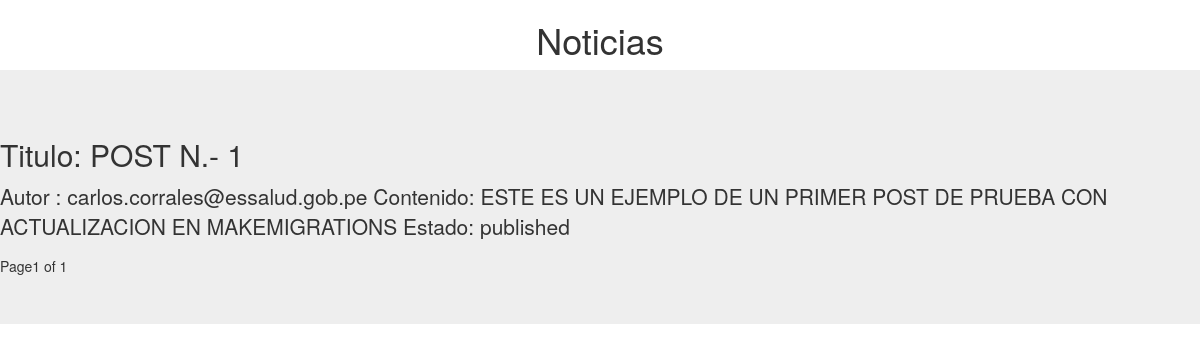
The page /epp_api/home on the database as committed earlier.
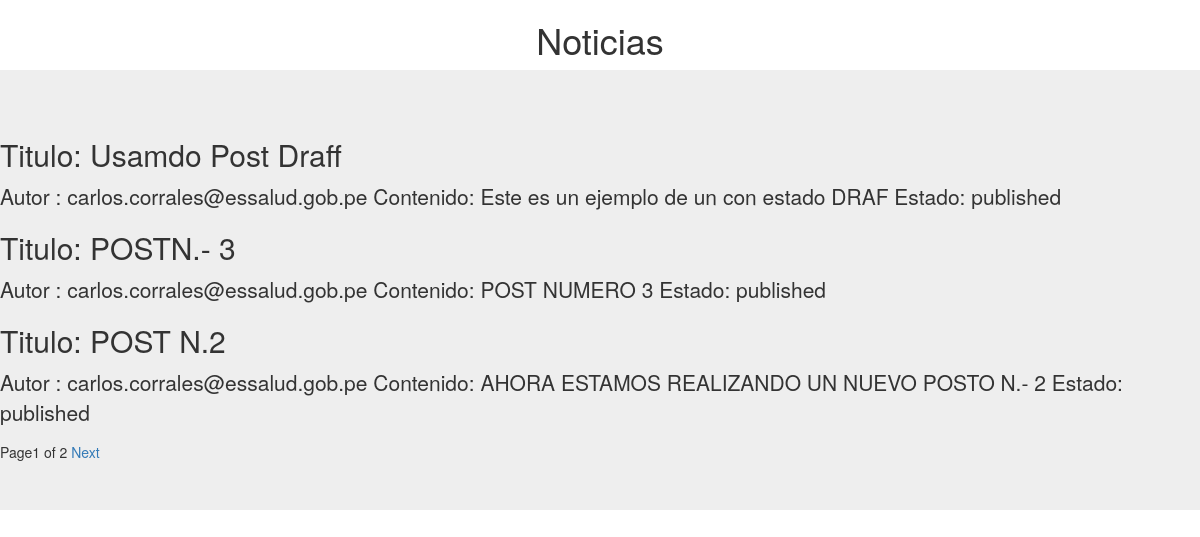
The same page on the database as committed later.
### epp_api/models.py (models this page shows, shortened)
class Post(models.Model):
    STATUS = (
        ('draft' , 'Draft'),
        ('published' , 'Published'),
    )
    title = models.CharField(max_length=200)
    slug = models.SlugField(max_length=200, unique_for_date='publish')
    author = models.ForeignKey(User, on_delete=models.CASCADE, related_name='blog_post')
    body = models.TextField()
    publish = models.DateTimeField(default=timezone.now)
    created = models.DateTimeField(auto_now_add=True)
    updated = models.DateTimeField(auto_now=True)
    status = models.CharField(max_length=20, choices=STATUS,default='draft')
    class Meta:
        ordering = ('-publish',)

### epp_api/views.py (the view)
# urls.py: url('home',post_list),
def post_list(request):
    object_list=Post.objects.filter(status="published")
    paginator = Paginator(object_list,3)
    page = request.GET.get('page')
    try:
        posts = paginator.page(page)
    except PageNotAnInteger:
        posts = paginator.page(1)
    except EmptyPage:
        posts = paginator.page(paginator.num_pages)
    return render(request,'post/post_list.html',{'posts':posts})

### epp_api/templates/post/post_list.html (shortened to what this page needs)
{% extends 'base.html' %}
{% block content %}
<div class="jumbotron">
    {% for p in posts %}
      <h2>Titulo: {{ p.title }}</h2>
       <p> Autor : {{ p.author }}
           Contenido: {{ p.body }}
           Estado: {{ p.status }}
       </p>
    {% endfor %}
    {% include "post/paginator.html" with page=posts %}
</div>
{% endblock %}

### epp_api/templates/base.html (shortened to what this page needs)
{% load static %}
<!DOCTYPE html>
<html lang="en">
<head>
    <link rel="stylesheet" href="{% static 'epp_api/css/style.css' %}">
    <link rel="stylesheet" href="{% static 'epp_api/css/bootstrap.min.css' %}">
    <link rel="stylesheet" href="{% static 'epp_api/css/bootstrap-theme.min.css' %}">
</head>
<body>
    <div class="jumbotrom text-center">
        <h1>Noticias</h1>
    </div>
    {% block content %}
    {% endblock %}
</body>
</html>

### epp_api/templates/post/paginator.html (shortened to what this page needs)
<div class="paginator">
    Page{{ page.number }} of {{ page.paginator.num_pages }}
    {% if page.has_next %}
        <a href="?page={{ page.next_page_number }}">Next</a>
    {% endif %}
</div>

### epp_api/static/epp_api/css/style.css (style rules this page uses)
body { color: blue; }

Rows that differ between the two databases and show on the page:
no longer on this page (row unchanged): Post: title "POST N.- 1", author "carlos.corrales@essalud.gob.pe", body "ESTE ES UN EJEMPLO DE UN PRIMER POST DE PRUEBA CON ACTUALIZACION EN MAKEMIGRATIONS", status "published"
added Post: title "Usamdo Post Draff", author "carlos.corrales@essalud.gob.pe", body "Este es un ejemplo de un con estado DRAF", status "published"
added Post: title "POSTN.- 3", author "carlos.corrales@essalud.gob.pe", body "POST NUMERO 3", status "published"
added Post: title "POST N.2", author "carlos.corrales@essalud.gob.pe", body "AHORA ESTAMOS REALIZANDO UN NUEVO POSTO N.- 2", status "published"
Other text that changed with them:
{{ page.paginator.num_pages }}: "1" → "2"
text now shown: "Next"
